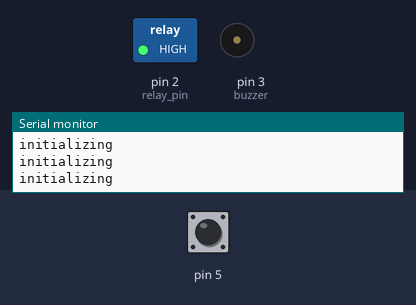
Recording of a sketch running on a simulated Arduino Nano, built with avr-gcc and run on an emulated ATmega328P. Shown: switched loads named in the sketch (green lamp = pin HIGH), buzzer (waves = sounding, pin HIGH), the last lines printed to the serial monitor. The test bench sets the inputs (shaded band); at power-on: pin 5 LOW.

Above: at 1.2 s.
1.3 s: pin 5 driven HIGH
At 2.3 s:
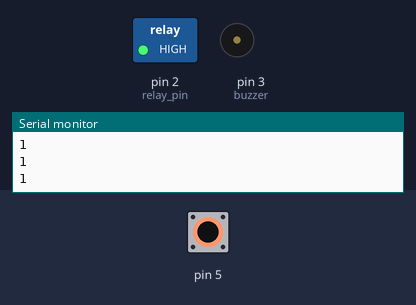
3.2 s: pin 5 driven LOW
4.7 s: pin 5 pulsed HIGH 2 times (0.12 s each, 0.3 s apart)
At 4.87 s:
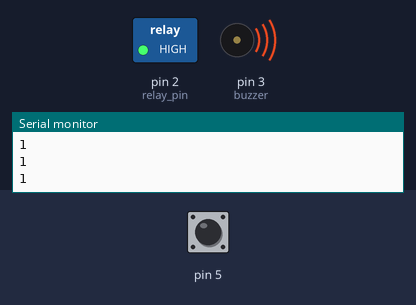
At 13.57 s:
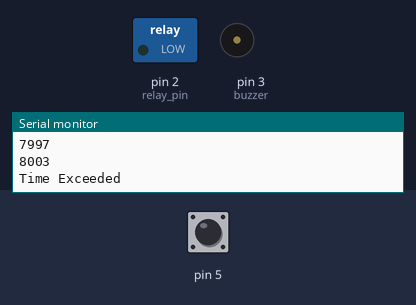
Timing chart, 0 to 13.7 s (numbered marks = the images above; inputs shaded):
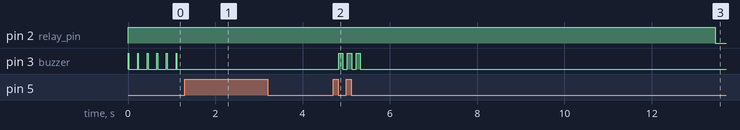

Measured:
- after the input at 1.3 s, pin 3 (buzzer): stops changing and stays LOW
- after the input at 4.7 s, pin 3 (buzzer): alternates HIGH for 0.10 s and LOW for 0.10 s, 6 changes in all, then stays LOW, starting after 0.12 s

The sketch:

ventilator_reset_AYUSH.ino
```cpp
int start_time = 0;
unsigned int current_time = 0;
int buzzer = 3;
int relay_pin = 2;
int RPI = 0;
int motor = 0;
int safety_led = 4;


void setup()
{
  Serial.begin(9600);
  pinMode(A7, INPUT);
  pinMode(buzzer, OUTPUT);
  pinMode(relay_pin, OUTPUT);
  digitalWrite(relay_pin, HIGH);
  pinMode(5, INPUT);
  digitalWrite(buzzer, LOW);
  while (digitalRead(5) == LOW)
  {
    Serial.println("initializing");
    digitalWrite(buzzer, HIGH);
    delay(20);
    digitalWrite(buzzer, LOW);
    delay(200);
  }
  digitalWrite(buzzer, LOW);
}

void loop()
{

  digitalWrite(buzzer, LOW);
  RPI = digitalRead(5);
 // motor = analogRead(A7);
  //Serial.println(motor);
  // Serial.println(RPI);
  Serial.println(RPI);
  if (RPI = HIGH)
  {
    start_time = millis();
    while (RPI == HIGH)
    {
      RPI = digitalRead(5);
      //motor = analogRead(A7);
      current_time = millis() - start_time;
      Serial.println(RPI);
      if (current_time > 4000)
      {
        Serial.println("Time Exceeded");
        digitalWrite(relay_pin, LOW);
        delay(2000);
        digitalWrite(relay_pin, HIGH);
        delay(2000);
        Serial.println("Relay OFF");
        while (digitalRead(5) == LOW)
        {
          digitalWrite(buzzer, HIGH);
           delay(200);
          digitalWrite(buzzer, LOW);
          delay(100);
          start_time = millis();
        }
        digitalWrite(buzzer, HIGH);
      }
    }
    if (current_time <= 500)
    {
      digitalWrite(buzzer, HIGH);
      delay(100);
      digitalWrite(buzzer, LOW);
      delay(100);
    }
  }


  if (RPI == LOW)
  {
    start_time = millis();
    while (RPI == LOW)
    {
      RPI = digitalRead(5);
      //motor = analogRead(A7);
      current_time = millis() - start_time;
      Serial.println(current_time);
      if (current_time > 8000)

      {
        Serial.println("Time Exceeded");
        digitalWrite(relay_pin, LOW);
        delay(2000);
        digitalWrite(relay_pin, HIGH);
        delay(2000);
        Serial.println("Relay OFF");

        while (digitalRead(5) == LOW)
        {

          digitalWrite(buzzer, HIGH);
          delay(200);
          digitalWrite(buzzer, LOW);
          delay(100);
          start_time = millis();
        }
        digitalWrite(buzzer, HIGH);
      }
    }
    if (current_time <= 300)
    {
      digitalWrite(buzzer, HIGH);
      delay(100);
      digitalWrite(buzzer, LOW);
      delay(100);
    }
  }
}
```
